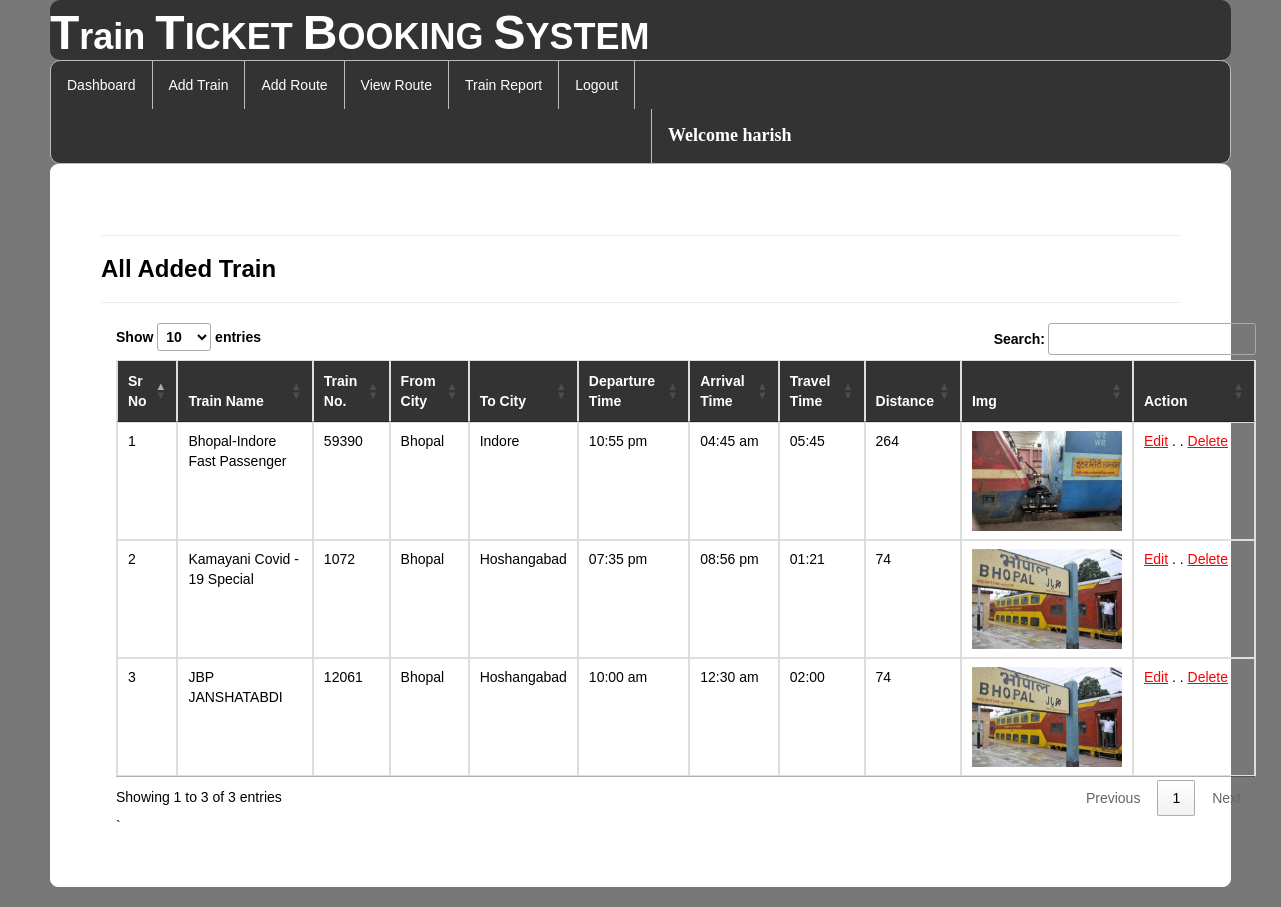
The app's page /viewtrain/ (signed in) with its own data.
### railway/models.py (models this page shows, shortened)
class Add_Train(models.Model):
    trainname = models.CharField(max_length=30,null=True)
    train_no = models.IntegerField(null=True)
    from_city = models.CharField(max_length=30,null=True)
    to_city = models.CharField(max_length=30,null=True)
    departuretime=models.CharField(max_length=30,null=True)
    arrivaltime=models.CharField(max_length=30,null=True)
    trevaltime=models.CharField(max_length=100,null=True)
    distance=models.IntegerField(null=True)
    img=models.FileField(null=True)

### railway/views.py (the view)
# urls.py: path('viewtrain/', view_train, name="view_train"),
def view_train(request):
    if not request.user.is_authenticated:
        return redirect('login')
    data=Add_Train.objects.all()
    d={"data":data}
    return render(request,"view_train.html",d)

### railway/templates/view_train.html (shortened to what this page needs)
{% extends 'navigation3.html' %}
{% load static %}
{% block b %}
<div style="color:Black;border:1px solid white;border-radius:8px;background-color:white;padding:50px">
<hr><h3><strong>All Added Train</strong></h3><hr>
    <div class="container">
<table class="noteCard table table-bordered" id="myTable">
  <thead style="color:white;background-color:#333">
  <tr>
    <th>Sr No</th>
    <th>Train Name</th>
      <th>Train No.</th>
      <th>From City</th>
    <th>To City</th>
    <th>Departure Time</th>
       <th>Arrival Time</th>
    <th>Travel Time</th>
    <th>Distance</th>
    <th>Img</th>
    <th>Action</th>
  </tr>
  </thead>
   <tbody>
    {% for i in data %}
  <tr>
    <td>{{forloop.counter}}</td>
    <td>{{i.trainname}}</td>
    <td>{{i.train_no}}</td>
      <td>{{i.from_city}}</td>
      <td>{{i.to_city}}</td>
      <td>{{i.departuretime}}</td>
      <td>{{i.arrivaltime}}</td>
      <td>{{i.trevaltime}}</td>
      <td>{{i.distance}}</td>
      <td><img  src="{{i.img.url}}" style="width:150px;height:100px"></td>
    <td style="width:100px"><a href="{% url 'edittrain' i.id %}" style="color:red"><u>Edit</u></a>  . .
   <a href="{% url 'delete' i.id %}" style="color:red"><u>Delete</u></a></td>
  </tr>
    {% endfor %}
    </tbody>
</table>`
 </div>
</div>
{% endblock %}

### railway/templates/navigation3.html (shortened to what this page needs)
{% extends 'head.html' %}
{% load static %}
{% block body %}
<link rel = stylesheet href = "//cdn.datatables.net/1.10.19/css/jquery.dataTables.min.css">
<ul class="id2">
  <li id="id1"><a href="{% url 'admindashboard' %}">Dashboard</a></li>
  <li id="id1"><a href="{% url 'add_train' %}">Add Train</a></li>
  <li id="id1"><a href="{% url 'add_route' %}">Add Route</a></li>
  <li id="id1"><a href="{% url 'availableroute' %}">View Route</a></li>
  <li id="id1"><a href="{% url 'view_train'%}">Train Report</a></li>
  <li id="id1"><a href="{% url 'log_out' %}">Logout</a></li>
      <li id="id2" style="margin-left:600px"><a href="" style="color:white"><strong style="font-size:18px;font-family:cursive">Welcome {{request.user.username}}</strong></a></li>
</ul>
{% block b %}
{% endblock %}
{% endblock %}

### railway/templates/head.html (shortened to what this page needs)
<!DOCTYPE html>
<html lang="en">
<head>
  <link rel="stylesheet" href="https://maxcdn.bootstrapcdn.com/bootstrap/3.4.1/css/bootstrap.min.css">
</head>
<body style="background-color:hsl(0, 0%, 47%);margin-left:50px;margin-right:50px;margin-bottom:20px">
    <h1 style="background-color: #333;border-radius:10px;"><strong><font size="16">T</font>rain <font size="16">T</font>ICKET <font size="16">B</font>OOKING <font size="16">S</font>YSTEM
    </strong></h1>
</body>
{% block body %}
{% endblock %}
</html>

### railway/templates/head.html (style rules this page uses)
h1 { margin:0px;padding-top:7px;padding-buttom:7px;color:white; }

### railway/templates/navigation3.html (style rules this page uses)
.id2 { list-style-type: none; margin: 0; padding: 0; overflow: hidden; background-color: #333; border-radius:10px; border:1px solid #bbb; }
#id1 { float: left; border-right:1px solid #bbb; }
#id2 { float: left; border-left:1px solid #bbb; }
li:last-child { border-right: none; }
li a { display: block; color: white; text-align: center; padding: 14px 16px; text-decoration: none; }
body { font-family: Arial, Helvetica, sans-serif; }

### records on screen
Add_Train: trainname "Bhopal-Indore Fast Passenger", train_no "59390", from_city "Bhopal", to_city "Indore", departuretime "10:55 pm", arrivaltime "04:45 am", trevaltime "05:45", distance "264", img (picture)
Add_Train: trainname "Kamayani Covid - 19 Special", train_no "1072", from_city "Bhopal", to_city "Hoshangabad", departuretime "07:35 pm", arrivaltime "08:56 pm", trevaltime "01:21", distance "74", img (picture)
Add_Train: trainname "JBP JANSHATABDI", train_no "12061", from_city "Bhopal", to_city "Hoshangabad", departuretime "10:00 am", arrivaltime "12:30 am", trevaltime "02:00", distance "74", img (picture)

### other values on screen
{{ request.user.username }} "harish"
